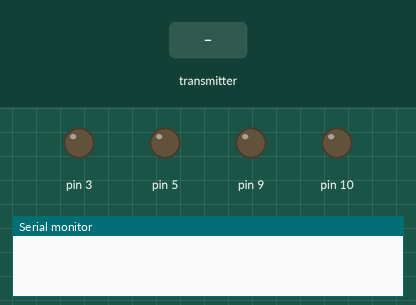
A sketch run on a simulated Arduino Uno, built with avr-gcc and run on an emulated ATmega328P. Parts: output pins drawn as LEDs (lit = HIGH), the last lines printed to the serial monitor. The test bench sets the inputs (shaded band). No radio packets arrive unless stated.

Above: at 1.2 s.
1.3 s: the transmitter starts sending receivedValue.0 = 1023
At 2.5 s:
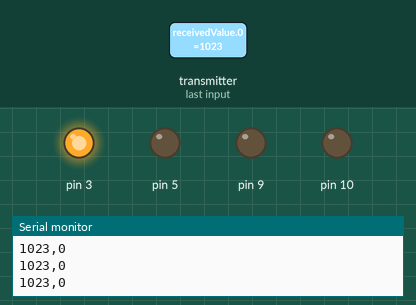
2.8 s: the transmitter starts sending receivedValue.1 = 256
At 3.8 s:
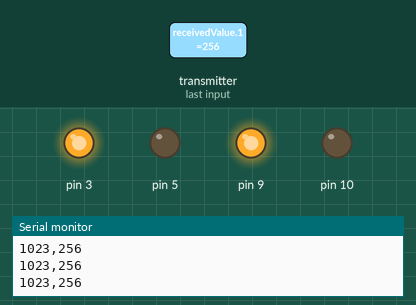
4.3 s: the transmitter starts sending receivedValue.0 = 0
At 5.0 s:
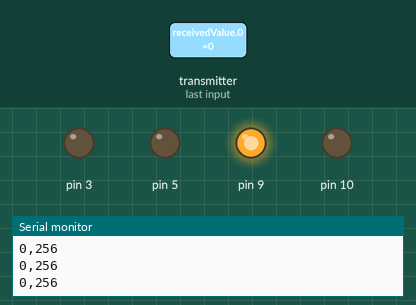
5.8 s: the transmitter starts sending receivedValue.1 = 0
At 6.1 s:
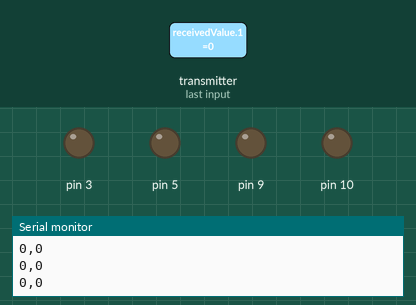
7.3 s: the transmitter starts sending receivedValue.1 = 512
At 8.5 s:
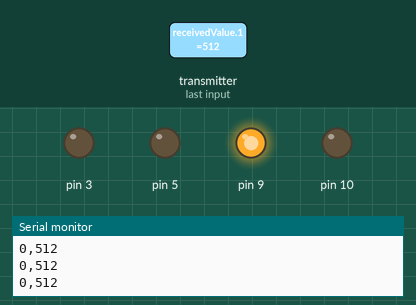
Timing chart, 0 to 9.8 s (numbered marks = the images above; inputs shaded):
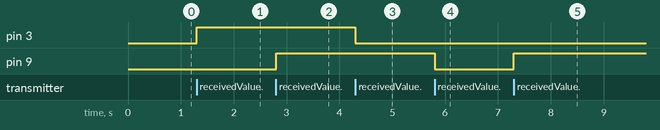

The sketch:

receptor.ino
```cpp
#include <SPI.h>
#include <nRF24L01.h>
#include <RF24.h>

RF24 radio(6, 7);  // CE, CSN
const byte address[6] = "00001";

void setup() {
  Serial.begin(9600);
  pinMode(3, OUTPUT);
  pinMode(5, OUTPUT);
  pinMode(9, OUTPUT);
  pinMode(10, OUTPUT);
  radio.begin();
  radio.setPALevel(RF24_PA_LOW);
  radio.setChannel(108);
  radio.openReadingPipe(1, address);
  radio.startListening();
}

void loop() {
  if (radio.available()) {
    int receivedValue[2] = { 0, 0 };
    radio.read(&receivedValue, sizeof(receivedValue));
    //forward back control
    if (receivedValue[0] > 0) {
      analogWrite(5, 0);
      analogWrite(3, receivedValue[0]);
    } else if (receivedValue[0] < 0) {
      analogWrite(3, 0);
      analogWrite(5, -receivedValue[0]);
    } else {
      analogWrite(3, 0);
      analogWrite(5, 0);
    }

    //turn control
    if (receivedValue[1] > 0) {
      analogWrite(10, 0);
      analogWrite(9, receivedValue[1]);
    } else if (receivedValue[1] < 0) {
      analogWrite(9, 0);
      analogWrite(10, -receivedValue[1]);
    } else {
      analogWrite(9, 0);
      analogWrite(10, 0);
    }


    Serial.print(receivedValue[0]);
    Serial.print(",");
    Serial.println(receivedValue[1]);
  }
}
```

Measured:
- after the input at 1.3 s, pin 3: LOW → HIGH at once
- after the input at 2.8 s, pin 9: LOW → HIGH at once
- after the input at 4.3 s, pin 3: HIGH → LOW at once
- after the input at 5.8 s, pin 9: HIGH → LOW at once
- after the input at 7.3 s, pin 9: LOW → HIGH at once
